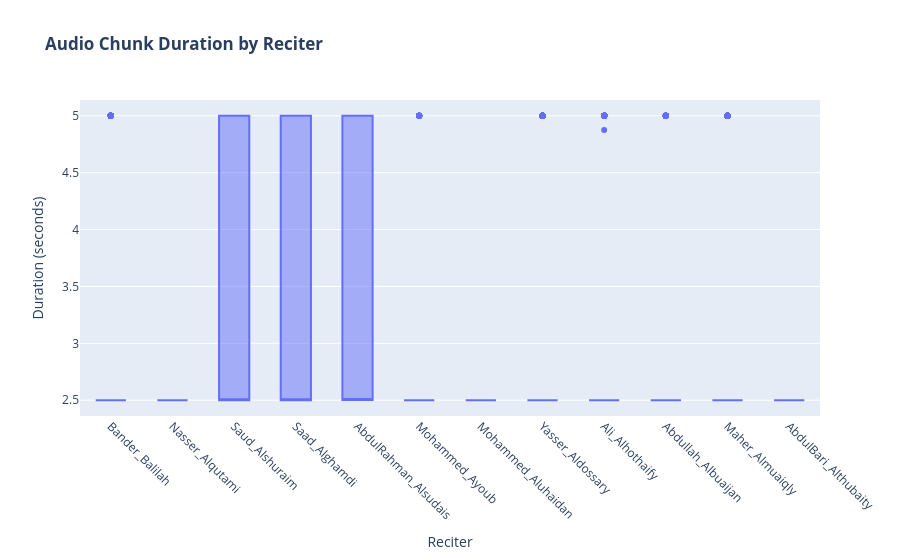

Write notebook code for a chart like this one.
### Code cell
import warnings
warnings.filterwarnings('ignore')

# === STEP 1: DEFINE DATASET PATH AND CREATE METADATA DATAFRAME ===
# --- IMPORTANT: Change this path to where your 'Dataset' folder is located ---
DATASET_ROOT_PATH = '../Dataset'
print(f"Scanning for audio files in: {DATASET_ROOT_PATH}")

# Check if the path exists
if not os.path.exists(DATASET_ROOT_PATH):
    print(f"Error: The directory '{DATASET_ROOT_PATH}' was not found.")
    print("Please make sure you have set the DATASET_ROOT_PATH variable correctly.")

else:
    file_list = []
    # Walk through the directory structure
    for root, dirs, files in os.walk(DATASET_ROOT_PATH):
        for file in files:
            if file.endswith('.wav'):  # Check if the file is an audio file
                # Get the full file path
                file_path = os.path.join(root, file)
                # The reciter's name is the name of the parent folder
                reciter_name = os.path.basename(root)
                file_list.append({'reciter_name': reciter_name ,'file_path': file_path})

    # Create a pandas DataFrame
    metadata_df = pd.DataFrame(file_list)
    print(f"\nSuccessfully created DataFrame with {len(metadata_df)} audio files ")
    print("Here's a sample of the data:")
    print(metadata_df.head())


# === STEP 2: DURATION ANAYLSIS ===
# Let's verify that the audio files are short, consistent chunks.
print("\n--- Starting Step 2: Duration Analysis ---")

# This function is safe and returns None if a file is corrupt
def get_duration(file_path):
    try:
        return librosa.get_duration(path=file_path)
    except Exception as e:
        print(f"Could nor process {file_path}: {e}")
        return None
    
# Use tqdm to show a progress bar as this can take a moment
tqdm.pandas(desc="Calculating durations")
print(metadata_df)
metadata_df['duration_s'] = metadata_df['file_path'].progress_apply(get_duration)

# Plot the results
fig_duration = px.box(metadata_df, x='reciter_name', y='duration_s', 
                      title='<b>Audio Chunk Duration by Reciter</b>',
                      labels={'reciter_name': 'Reciter', 'duration_s': 'Duration (seconds)'})

fig_duration.update_xaxes(tickangle=45)
print("Displaying interactive duration plot...")
fig_duration.show()


# === STEP 3: VOCAL FEATURE EXTRACTION ===
# This is the most intensive step. We will extract Pitch, Timbre, and MFCCs.
print("\n--- Starting Step 3: Vocal Feature Extraction (This will take several minutes)---")

def extract_features(file_path):
    try:
        # Load the audio file
        y, sr = librosa.load(file_path, sr=None)

        # 1. Spectral Centroid (Timbre/Brightness)
        spectral_centroid = np.mean(librosa.feature.spectral_centroid(y=y, sr=sr)[0])

        # 2. Pitch (Fundamental Frequency) - using a robust method
        pitches, _ = librosa.core.piptrack(y=y, sr=sr)
        # get the mean pitch of non-zero pitches
        valid_pitches = pitches[pitches > 0]
        avg_pitch = np.mean(valid_pitches) if len(valid_pitches) > 0 else 0.0

        # 3. MFCCs (for t-SNE) - we take the mean across time
        mfccs = np.mean(librosa.feature.mfcc(y=y, sr=sr, n_mfcc=13), axis=1)
        # ???? -  za ovo mi treba skripta

        return pd.Series([spectral_centroid, avg_pitch, mfccs])
    
    except Exception as e:
        print(f"Could not process {file_path}: {e}")
        return pd.Series([None, None, None])
    
# Apply the feature extraction function
tqdm.pandas(desc="Extracting Vocal Features")
metadata_df[['spectral_centroid', 'avg_pitch', 'mfccs']] = metadata_df['file_path'].progress_apply(extract_features)

print("\nFeature extraction complete.")
print("Here's the DataFrame with the new features:")
print(metadata_df.head())

### Figure 1 — Plotly figure (JSON) as saved in the notebook; plotly's stock layout.template omitted (floating-point values rounded to 4 significant figures; data arrays with more than 128 entries replaced by an {"elided": "..."} marker saying what was removed)
{"data": [{"alignmentgroup": "True", "hovertemplate": "Reciter=%{x}<br>Duration (seconds)=%{y}<extra></extra>", "legendgroup": "", "marker": {"color": "#636efa"}, "name": "", "notched": false, "offsetgroup": "", "orientation": "v", "showlegend": false, "type": "box", "x": {"elided": "6688 str values"}, "x0": " ", "xaxis": "x", "y": {"elided": "6688 float values"}, "y0": " ", "yaxis": "y"}], "layout": {"boxmode": "group", "legend": {"tracegroupgap": 0}, "title": {"text": "<b>Audio Chunk Duration by Reciter</b>"}, "xaxis": {"anchor": "y", "domain": [0, 1], "tickangle": 45, "title": {"text": "Reciter"}}, "yaxis": {"anchor": "x", "domain": [0, 1], "title": {"text": "Duration (seconds)"}}}}
